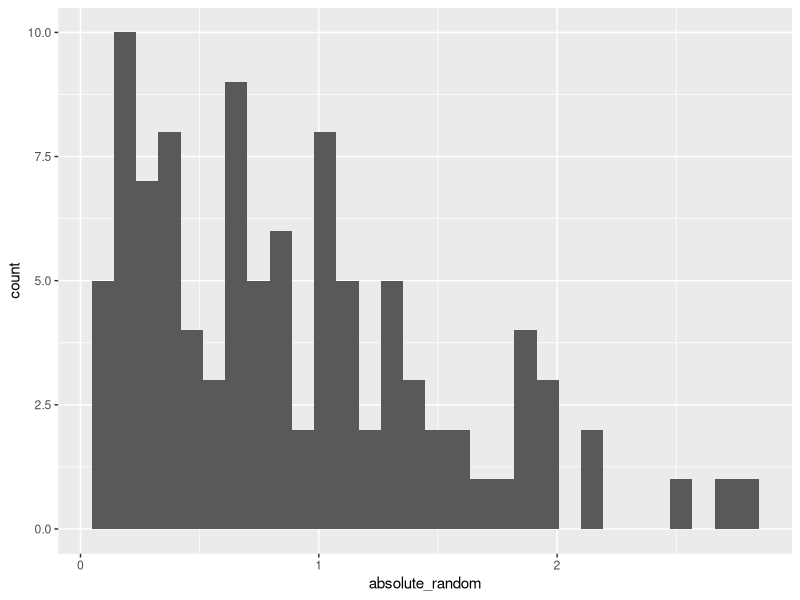

Source code (R):
## ---- chunk 1
library(tidyverse)
## ---- chunk 2

basic_plot = tibble (
  randome = rnorm(100), 
  absolute_random = abs (randome)
  )
## ---- chunk 3
ggplot(basic_plot, aes(x = absolute_random)) + geom_histogram()
